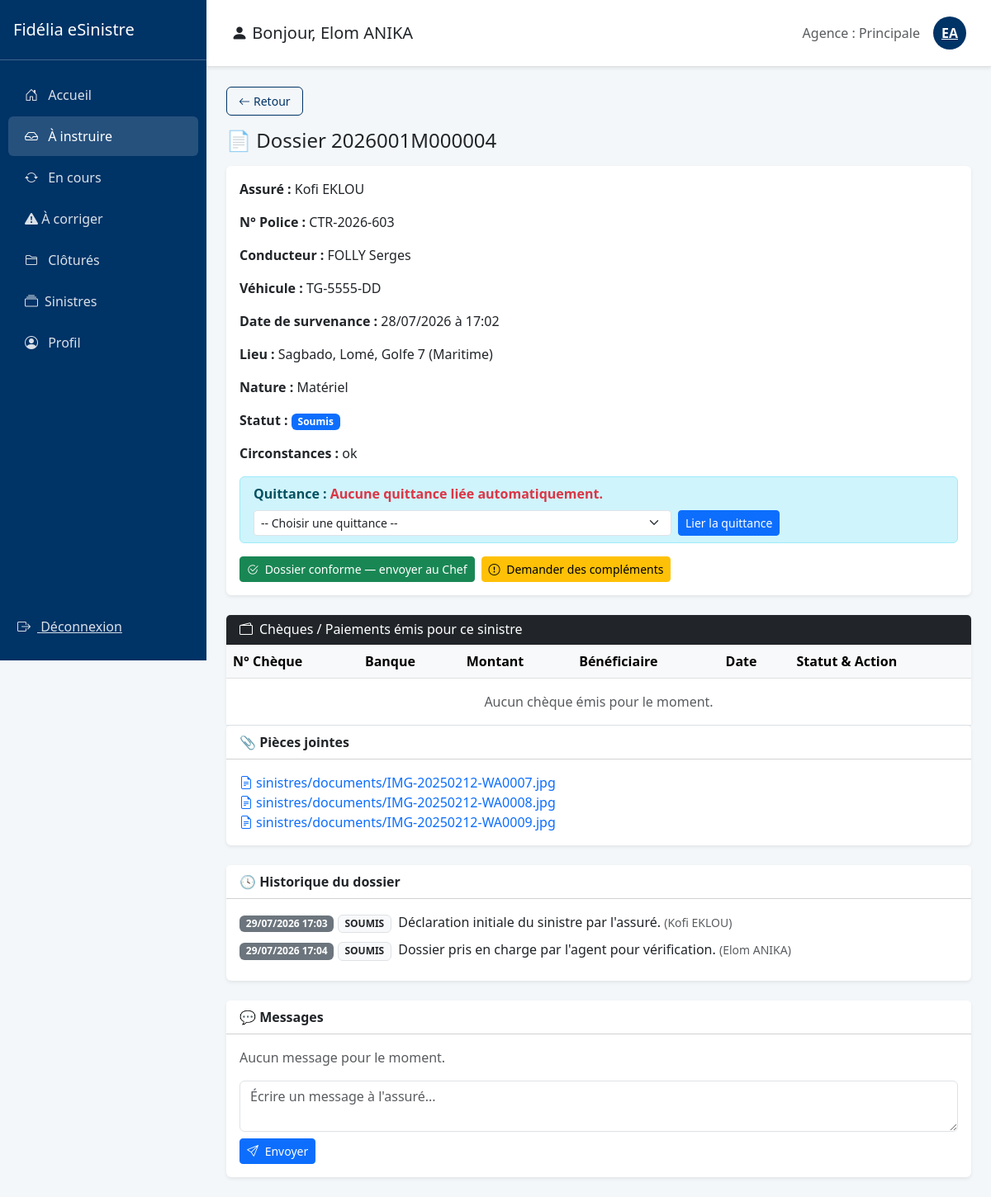
The app's page /sinistres/agent/dossier/4/ (signed in), older data.
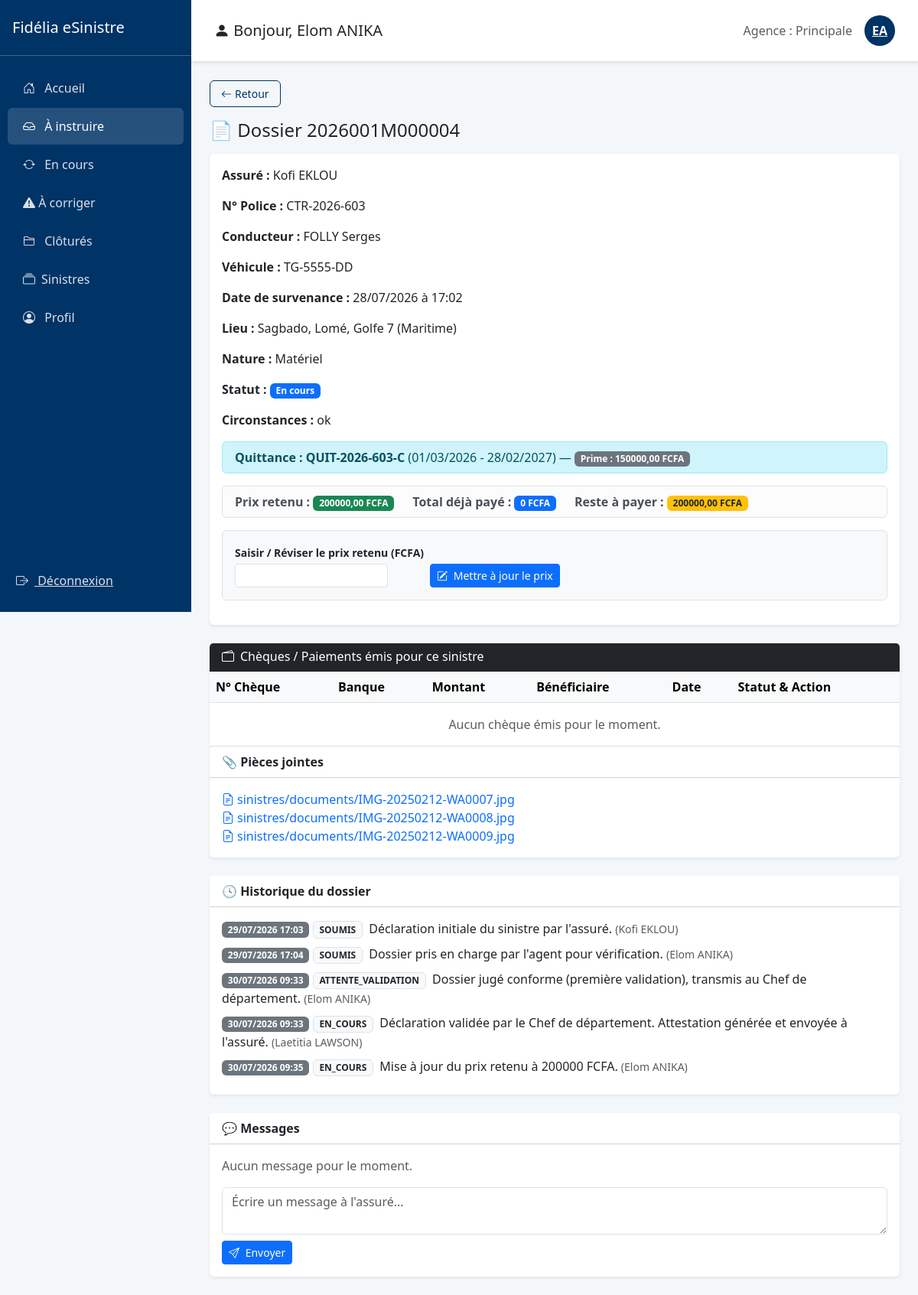
The same page, newer data.
### gestion_sinistres/models.py (models this page shows, shortened)
class Sinistre(models.Model):
    NATURE_CHOICES = [('C', 'Corporel'), ('M', 'Matériel'), ('X', 'Mixte')]
    STATUS_CHOICES = [
        ('SOUMIS', 'Soumis'),
        ('ATTENTE_COMPLEMENTS', 'En attente de compléments'),
        ('ATTENTE_VALIDATION', 'En attente de validation'),
        ('A_CORRIGER', 'A corriger'),
        ('EN_COURS', 'En cours'),
        ('CHEQUE_EMIS', 'Chèque émis'),
        ('CLOTURE', 'Clôturé'),
        ('SANS_SUITE', 'Sans suite'),
        ('REOUVERT', 'Réouvert'),
    ]
    nom_conducteur = models.CharField(max_length=100)
    immatriculation = models.CharField(max_length=50, blank=True, null=True, verbose_name="Immatriculation")
    numero_sinistre = models.CharField(max_length=20, unique=True)
    statut = models.CharField(max_length=30, choices=STATUS_CHOICES, default='SOUMIS')
    agent_traitant = models.CharField(max_length=100, blank=True, null=True)
    montant_estime = models.DecimalField(max_digits=12, decimal_places=2, default=0)
    prix_retenu = models.DecimalField(max_digits=12, decimal_places=2, null=True, blank=True)
    attestation_generee = models.BooleanField(default=False)
    date_attestation = models.DateTimeField(null=True, blank=True)
    date_cloture = models.DateTimeField(null=True, blank=True)
    indemnisation_validee = models.BooleanField(default=False)
    date_survenance = models.DateTimeField()
    date_declaration = models.DateTimeField(auto_now_add=True)
    heure_approximative = models.TimeField()
    circonstances = models.TextField()
    vehicule = models.ForeignKey(Vehicule, on_delete=models.CASCADE)
    region = models.ForeignKey(Region, on_delete=models.SET_NULL, null=True)
    commune = models.ForeignKey(Commune, on_delete=models.SET_NULL, null=True)
    ville = models.ForeignKey(Ville, on_delete=models.SET_NULL, null=True)
    quartier = models.CharField(max_length=150)
    nature = models.CharField(max_length=1, choices=NATURE_CHOICES)
    numero_point_vente = models.CharField(max_length=10, default="001")
    assure = models.ForeignKey(User, on_delete=models.CASCADE, related_name='sinistres')
    quittance = models.ForeignKey(Quittance, on_delete=models.SET_NULL, null=True, blank=True)
    lettre_derogation = models.FileField(upload_to='sinistres/derogations/', blank=True, null=True)
    autre_vehicule_implique = models.BooleanField(default=False)
    vehicule_adverse_immatriculation = models.CharField(max_length=50, blank=True, null=True)
    vehicule_adverse_marque = models.CharField(max_length=50, blank=True, null=True)
    vehicule_adverse_modele = models.CharField(max_length=50, blank=True, null=True)
    vehicule_adverse_compagnie = models.CharField(max_length=100, blank=True, null=True, verbose_name="Compagnie d'assurance (véhicule adverse)")
    nombre_blesses = models.PositiveSmallIntegerField(default=0)
    nombre_morts = models.PositiveSmallIntegerField(default=0)
    @property
    def total_paye(self):
        return sum(p.montant for p in self.paiements.all())
    @property
    def reste_a_payer(self):
        if not self.prix_retenu:
            return 0
        return self.prix_retenu - self.total_paye

class PieceJointe(models.Model):
    sinistre = models.ForeignKey(Sinistre, on_delete=models.CASCADE, related_name='pieces')
    fichier = models.FileField(upload_to='sinistres/documents/')
    date_ajout = models.DateTimeField(auto_now_add=True)

class HistoriqueSinistre(models.Model):
    sinistre = models.ForeignKey(Sinistre, on_delete=models.CASCADE, related_name='historique')
    statut = models.CharField(max_length=50)
    date_changement = models.DateTimeField(auto_now_add=True)
    commentaires = models.TextField(blank=True)
    auteur = models.ForeignKey(User, on_delete=models.SET_NULL, null=True)

class Assure(models.Model):
    user = models.OneToOneField(User, on_delete=models.CASCADE, related_name='assure')
    numero_police = models.CharField(max_length=50, unique=True)
    telephone = models.CharField(max_length=20, blank=True, null=True)
    agence = models.ForeignKey(Agence, on_delete=models.SET_NULL, null=True, blank=True)
    compte_active = models.BooleanField(default=False)
    politique_confidentialite_acceptee = models.BooleanField(default=False)
    tentatives_echouees = models.PositiveSmallIntegerField(default=0)
    bloque_jusqu_a = models.DateTimeField(null=True, blank=True)

class Vehicule(models.Model):
    immatriculation = models.CharField(max_length=20, unique=True)
    marque = models.CharField(max_length=50)
    modele = models.CharField(max_length=50, null=True, blank=True)
    annee = models.IntegerField(null=True, blank=True)
    proprietaire = models.ForeignKey(User, on_delete=models.CASCADE, related_name='vehicules', null=True, blank=True)
    quittance = models.ForeignKey('Quittance', on_delete=models.CASCADE, related_name='vehicules', null=True, blank=True)

class Ville(models.Model):
    commune = models.ForeignKey(Commune, on_delete=models.CASCADE)
    nom = models.CharField(max_length=100)
    def __str__(self): return self.nom

class Commune(models.Model):
    region = models.ForeignKey(Region, on_delete=models.CASCADE)
    nom = models.CharField(max_length=100)
    def __str__(self): return self.nom

class Region(models.Model):
    nom = models.CharField(max_length=100)
    def __str__(self): return self.nom

class Quittance(models.Model):
    contrat = models.ForeignKey('Assure', on_delete=models.CASCADE, related_name='quittances')
    numero_quittance = models.CharField(max_length=50, unique=True)
    type_contrat = models.CharField(max_length=100, blank=True, null=True)
    date_debut = models.DateField()
    date_fin = models.DateField()
    prime = models.DecimalField(max_digits=12, decimal_places=2)  # Représente la prime nette
    prix_retenu = models.DecimalField(max_digits=12, decimal_places=2, null=True, blank=True)
    prix_valide = models.BooleanField(default=False)
    class Meta:
        constraints = [
            models.CheckConstraint(
                condition=models.Q(prix_retenu__lte=models.F('prime')),
                name='check_prix_retenu_lte_prime'
            ),
            models.CheckConstraint(
                condition=models.Q(date_debut__lte=models.F('date_fin')),
                name='check_quittance_date_debut_lte_date_fin'
            ),
        ]

### gestion_sinistres/views.py (the view, shortened to what this page needs)
# urls.py: path('agent/dossier/<int:sinistre_id>/', views.detail_sinistre_agent, name='detail_sinistre_agent'),
@login_required
def detail_sinistre_agent(request, sinistre_id):
    agent = getattr(request.user, 'agent', None)
    if not agent:
        return redirect('accueil_assure')
    sinistre = get_object_or_404(Sinistre, id=sinistre_id)
    assure_profile = getattr(sinistre.assure, 'assure', None)
    quittances_disponibles = Quittance.objects.none()
    if assure_profile and sinistre.date_survenance:
        date_ref = sinistre.date_survenance.date() if hasattr(sinistre.date_survenance, 'date') else sinistre.date_survenance
        quittances_disponibles = Quittance.objects.filter(
            contrat=assure_profile,
            date_debut__lte=date_ref,
            date_fin__gte=date_ref,
        ).order_by('-date_debut')
    context = {
        'agent': agent,
        'sinistre': sinistre,
        'historique': sinistre.historique.all().order_by('date_changement'),
        'discussion': sinistre.messages.all().order_by('date_envoi'),
        'documents': sinistre.pieces.all(),
        'quittances_disponibles': quittances_disponibles,
    }
    return render(request, 'detail_sinistre_agent.html', context)

### gestion_sinistres/models.py (called while the page is built)
    def __str__(self):
        return self.nom

### gestion_sinistres/templates/detail_sinistre_agent.html (shortened to what the changed rows need)
{% extends "base_agent.html" %}
{% block content %}
<a href="javascript:history.back()" class="btn btn-sm mb-3 d-inline-flex align-items-center gap-1"
   style="border: 1px solid #003366; color: #003366; font-weight: 500; border-radius: 6px; padding: 6px 14px; transition: all 0.15s;"
   onmouseover="this.style.backgroundColor='#003366'; this.style.color='#fff';"
   onmouseout="this.style.backgroundColor='transparent'; this.style.color='#003366';">
    <i class="bi bi-arrow-left"></i> Retour
</a>
<h4 class="mb-3">📄 Dossier {{ sinistre.numero_sinistre }}</h4>
<div class="card shadow-sm border-0 mb-4">
    <div class="card-body">
        <p><strong>Assuré :</strong> {{ sinistre.assure.get_full_name|default:sinistre.assure.username }}</p>
        <p><strong>N° Police :</strong> {{ sinistre.assure.assure.numero_police|default:"—" }}</p>
        <p><strong>Conducteur :</strong> {{ sinistre.nom_conducteur }}</p>
        <p><strong>Véhicule :</strong> {{ sinistre.vehicule.immatriculation|default:"—" }}</p>
        <p><strong>Date de survenance :</strong> {{ sinistre.date_survenance|date:"d/m/Y" }}
            {% if sinistre.heure_approximative %} à {{ sinistre.heure_approximative|time:"H:i" }}{% endif %}
        </p>
        <p><strong>Lieu :</strong>
            {{ sinistre.quartier }}, {{ sinistre.ville }}, {{ sinistre.commune }} ({{ sinistre.region }})
        </p>
        <p><strong>Nature :</strong> {{ sinistre.get_nature_display }}</p>
        <p><strong>Statut :</strong> <span class="badge bg-primary">{{ sinistre.get_statut_display }}</span></p>
        <p><strong>Circonstances :</strong> {{ sinistre.circonstances }}</p>
        <div class="alert alert-info py-2 mb-3">
            <strong>Quittance :</strong>
            {% if sinistre.quittance %}
                <span class="fw-bold">{{ sinistre.quittance.numero_quittance }}</span>
                ({{ sinistre.quittance.date_debut|date:"d/m/Y" }} - {{ sinistre.quittance.date_fin|date:"d/m/Y" }})
                — <span class="badge bg-secondary">Prime : {{ sinistre.quittance.prime }} FCFA</span>
            {% else %}
                <span class="text-danger fw-bold">Aucune quittance liée automatiquement.</span>
                <form method="POST" action="{% url 'lier_quittance_agent' sinistre.id %}" class="d-inline-flex align-items-center gap-2 mt-2 flex-wrap">
                    <select name="quittance_id" class="form-select form-select-sm" style="width: auto;" required>
                        <option value="">-- Choisir une quittance --</option>
                    </select>
                    <button type="submit" class="btn btn-sm btn-primary">Lier la quittance</button>
                </form>
            {% endif %}
        </div>
        {% if sinistre.prix_retenu %}
            <div class="alert alert-light border py-2 mb-3">
                <div class="d-flex gap-4 flex-wrap">
                    <div><strong>Prix retenu :</strong> <span class="badge bg-success">{{ sinistre.prix_retenu }} FCFA</span></div>
                    <div><strong>Total déjà payé :</strong> <span class="badge bg-primary">{{ sinistre.total_paye }} FCFA</span></div>
                    <div><strong>Reste à payer :</strong> <span class="badge bg-warning text-dark">{{ sinistre.reste_a_payer }} FCFA</span></div>
                </div>
            </div>
        {% endif %}
        {% if sinistre.statut == 'EN_COURS' or sinistre.statut == 'A_CORRIGER' and sinistre.attestation_generee %}
            {% if not sinistre.indemnisation_validee %}
                <div class="p-3 bg-light rounded border mb-3">
                    <form method="post" action="{% url 'saisir_prix_retenu' sinistre.id %}" class="d-flex align-items-end gap-2 flex-wrap">
                        <div>
                            <label class="form-label fw-bold mb-1 small">Saisir / Réviser le prix retenu (FCFA)</label>
                            <input type="number"
                                   name="prix_retenu"
                                   class="form-control form-control-sm"
                                   step="0.01"
                                   min="0"
                                   {% if sinistre.quittance and sinistre.quittance.prime %}max="{{ sinistre.quittance.prime }}"{% endif %}
                                   value="{{ sinistre.prix_retenu|default:'' }}"
                                   style="width: 200px;"
                                   required>
                        </div>
                        <button type="submit" class="btn btn-primary btn-sm">
                            {% if sinistre.prix_retenu %}<i class="bi bi-pencil-square me-1"></i> Mettre à jour le prix{% else %}<i class="bi bi-save me-1"></i> Enregistrer le prix{% endif %}
                        </button>
                    </form>
                </div>
            {% else %}
                <div class="alert alert-secondary mt-3 py-2 mb-2">
                    <small>Le prix retenu a été validé par le Chef. Il ne peut plus être modifié.</small>
                </div>
            {% endif %}
        {% endif %}
        {% if sinistre.statut == 'SOUMIS' or sinistre.statut == 'A_CORRIGER' and not sinistre.attestation_generee %}
            <div class="d-flex gap-2 mt-3">
                <form method="post" action="{% url 'marquer_conforme' sinistre.id %}">
                    <button type="submit" class="btn btn-success btn-sm">
                        <i class="bi bi-check2-circle me-1"></i> Dossier conforme — envoyer au Chef
                    </button>
                </form>
                <a href="{% url 'demander_complements' sinistre.id %}" class="btn btn-warning btn-sm">
                    <i class="bi bi-exclamation-circle me-1"></i> Demander des compléments
                </a>
            </div>
        {% endif %}
    </div>
</div>
<div class="card shadow-sm border-0 mt-4">
    <div class="card-header bg-dark text-white py-2">
    </div>
    <div class="card-body p-0">
        <div class="table-responsive">
            <table class="table table-hover align-middle mb-0">
                <thead class="table-light">
                    <tr>
                        <th>N° Chèque</th>
                        <th>Banque</th>
                        <th>Montant</th>
                        <th>Bénéficiaire</th>
                        <th>Date</th>
                        <th>Statut & Action</th>
                    </tr>
                </thead>
            </table>
        </div>
    </div>
</div>
<div class="card shadow-sm border-0 mb-4">
    <div class="card-header bg-white fw-bold">📎 Pièces jointes</div>
    <div class="card-body">
        {% for doc in documents %}
            <a href="{{ doc.fichier.url }}" target="_blank" class="text-decoration-none">
                <i class="bi bi-file-earmark-text me-1"></i>{{ doc.fichier.name }}
            </a><br>
        {% empty %}
            <span class="text-muted">Aucun document rattaché.</span>
        {% endfor %}
    </div>
</div>
<div class="card shadow-sm border-0 mb-4">
    <div class="card-header bg-white fw-bold">🕓 Historique du dossier</div>
    <div class="card-body">
        {% for h in historique %}
            <p class="mb-2">
                <span class="badge bg-secondary">{{ h.date_changement|date:"d/m/Y H:i" }}</span>
                <span class="badge bg-light text-dark border">{{ h.get_statut_display|default:h.statut }}</span>
                <span class="text-dark ms-1">{{ h.commentaires }}</span>
                <span class="text-muted small">({{ h.auteur.get_full_name|default:h.auteur.username }})</span>
            </p>
        {% empty %}
            <p class="text-muted mb-0">Aucun historique pour ce dossier.</p>
        {% endfor %}
    </div>
</div>
<div class="card shadow-sm border-0">
    <div class="card-header bg-white fw-bold">💬 Messages</div>
    <div class="card-body">
    </div>
</div>
{% endblock %}

Row changes from the older to the newer data that the page shows:
changed Sinistre "FOLLY Serges": statut "Soumis" → "En cours"; quittance_id empty → 6 (drawn); quittance.numero_quittance (not shown) → "QUIT-2026-603-C"; quittance.date_debut (not shown) → "01/03/2026"; quittance.date_fin (not shown) → "28/02/2027"; quittance.prime (not shown) → "150000,00"; prix_retenu (not shown) → "200000,00"; total_paye (not shown) → "0"; reste_a_payer (not shown) → "200000,00"
added HistoriqueSinistre: date_changement "30/07/2026 09:33", statut "ATTENTE_VALIDATION", commentaires "Dossier jugé conforme (première validation), transmis au Chef de département.", auteur.get_full_name "Elom ANIKA"
added HistoriqueSinistre: date_changement "30/07/2026 09:33", statut "EN_COURS", commentaires "Déclaration validée par le Chef de département. Attestation générée et envoyée à l'assuré.", auteur.get_full_name "Laetitia LAWSON"
added HistoriqueSinistre: date_changement "30/07/2026 09:35", statut "EN_COURS", commentaires "Mise à jour du prix retenu à 200000 FCFA.", auteur.get_full_name "Elom ANIKA"
Text that changed along with them:
form field quittance_id: "-- Choisir une quittance --" → (not shown)
text no longer shown: "Aucune quittance liée automatiquement. Lier la quittance Dossier conforme — envoyer au Chef Demander des compléments"
text now shown: "( - ) — Prime : FCFA Prix retenu : FCFA Total déjà payé : FCFA Reste à payer : FCFA Saisir / Réviser le prix retenu (FCFA) Mettre à jour le prix"
